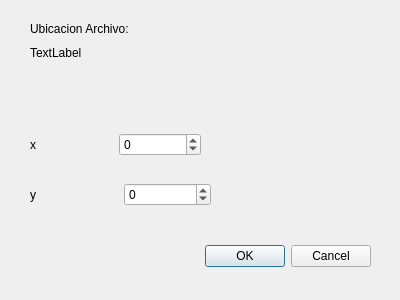
<?xml version="1.0" encoding="UTF-8"?>
<ui version="4.0">
 <class>nuevaImagenVentana</class>
 <widget class="QDialog" name="nuevaImagenVentana">
  <property name="geometry">
   <rect>
    <x>0</x>
    <y>0</y>
    <width>400</width>
    <height>300</height>
   </rect>
  </property>
  <property name="windowTitle">
   <string>Dialog</string>
  </property>
  <widget class="QDialogButtonBox" name="buttonBox">
   <property name="geometry">
    <rect>
     <x>30</x>
     <y>240</y>
     <width>341</width>
     <height>32</height>
    </rect>
   </property>
   <property name="orientation">
    <enum>Qt::Horizontal</enum>
   </property>
   <property name="standardButtons">
    <set>QDialogButtonBox::Cancel|QDialogButtonBox::Ok</set>
   </property>
  </widget>
  <widget class="QWidget" name="layoutWidget">
   <property name="geometry">
    <rect>
     <x>30</x>
     <y>180</y>
     <width>181</width>
     <height>29</height>
    </rect>
   </property>
   <layout class="QHBoxLayout" name="horizontalLayout">
    <item>
     <widget class="QLabel" name="label_2">
      <property name="text">
       <string>y</string>
      </property>
     </widget>
    </item>
    <item>
     <widget class="QSpinBox" name="spinBox_2">
      <property name="minimum">
       <number>-10000</number>
      </property>
      <property name="maximum">
       <number>10000</number>
      </property>
     </widget>
    </item>
   </layout>
  </widget>
  <widget class="QWidget" name="layoutWidget_2">
   <property name="geometry">
    <rect>
     <x>30</x>
     <y>130</y>
     <width>171</width>
     <height>29</height>
    </rect>
   </property>
   <layout class="QHBoxLayout" name="horizontalLayout_2">
    <item>
     <widget class="QLabel" name="label">
      <property name="text">
       <string>x</string>
      </property>
     </widget>
    </item>
    <item>
     <widget class="QSpinBox" name="spinBox">
      <property name="minimum">
       <number>-10000</number>
      </property>
      <property name="maximum">
       <number>10000</number>
      </property>
     </widget>
    </item>
   </layout>
  </widget>
  <widget class="QWidget" name="">
   <property name="geometry">
    <rect>
     <x>30</x>
     <y>20</y>
     <width>311</width>
     <height>42</height>
    </rect>
   </property>
   <layout class="QVBoxLayout" name="verticalLayout">
    <item>
     <widget class="QLabel" name="label_3">
      <property name="text">
       <string>Ubicacion Archivo:</string>
      </property>
     </widget>
    </item>
    <item>
     <widget class="QLabel" name="label_4">
      <property name="text">
       <string>TextLabel</string>
      </property>
     </widget>
    </item>
   </layout>
  </widget>
 </widget>
 <resources/>
 <connections>
  <connection>
   <sender>buttonBox</sender>
   <signal>accepted()</signal>
   <receiver>nuevaImagenVentana</receiver>
   <slot>accept()</slot>
   <hints>
    <hint type="sourcelabel">
     <x>248</x>
     <y>254</y>
    </hint>
    <hint type="destinationlabel">
     <x>157</x>
     <y>274</y>
    </hint>
   </hints>
  </connection>
  <connection>
   <sender>buttonBox</sender>
   <signal>rejected()</signal>
   <receiver>nuevaImagenVentana</receiver>
   <slot>reject()</slot>
   <hints>
    <hint type="sourcelabel">
     <x>316</x>
     <y>260</y>
    </hint>
    <hint type="destinationlabel">
     <x>286</x>
     <y>274</y>
    </hint>
   </hints>
  </connection>
 </connections>
</ui>
